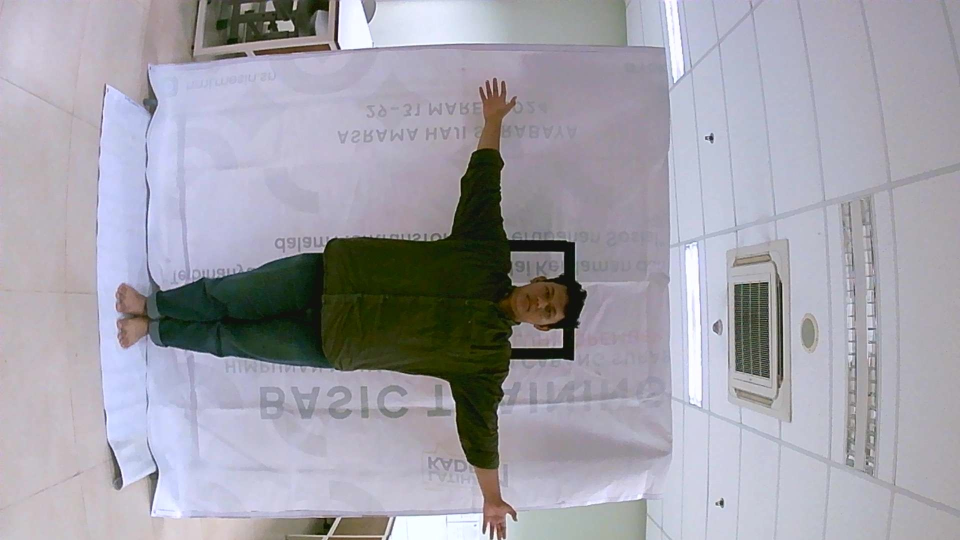
#> input picture Raw_data/Abi.jpg, 1920 x 1080 px, found by its file name (shown at 1/2 size)
$ python antropo.py
#> lines starting #> are read from the running program, lines starting #| are printed output that depends on the picture; after the words box and inside, x2 and y2 are one past the last pixel; in counts of white or black regions, pixels touching at a corner belong together
import cv2
import numpy as np
import mediapipe as mp

def load_hsv_ranges(file_path):
    with open(file_path, 'r') as file:
        lines = file.readlines()
        min_hue_temp = int(lines[0].split('=')[1])
        max_hue_temp = int(lines[1].split('=')[1])
        min_saturation_temp = int(lines[2].split('=')[1])
        max_saturation_temp = int(lines[3].split('=')[1])
        min_value_temp = int(lines[4].split('=')[1])
        max_value_temp = int(lines[5].split('=')[1])
    return min_hue_temp, max_hue_temp, min_saturation_temp, max_saturation_temp, min_value_temp, max_value_temp

def detect_color(frame, min_hue, max_hue, min_saturation, max_saturation, min_value, max_value):
    hsv_frame = cv2.cvtColor(frame, cv2.COLOR_BGR2HSV)
    kernel = np.ones((5, 5), np.uint8)
    lower_bound = np.array([min_hue, min_saturation, min_value])
    upper_bound = np.array([max_hue, max_saturation, max_value])
    mask = cv2.inRange(hsv_frame, lower_bound, upper_bound)
    mask = cv2.morphologyEx(mask, cv2.MORPH_OPEN, kernel)
    mask = cv2.morphologyEx(mask, cv2.MORPH_CLOSE, kernel)
    return mask

def crop_image(main_frame, mask):
    frame = main_frame.copy()
    contours, _ = cv2.findContours(mask, cv2.RETR_EXTERNAL, cv2.CHAIN_APPROX_SIMPLE)
    if not contours:
        print("No contours found!")
        return None

    min_x, min_y, max_x, max_y = float('inf'), float('inf'), float('-inf'), float('-inf')
    for contour in contours:
        x, y, w, h = cv2.boundingRect(contour)
        cv2.rectangle(main_frame, (x, y), (x + w, y + h), (0, 255, 0), 2)
        min_x = min(min_x, x)
        min_y = min(min_y, y)
        max_x = max(max_x, x + w)
        max_y = max(max_y, y + h)

    if min_x < float('inf') and min_y < float('inf'):
        cv2.rectangle(main_frame, (min_x, min_y), (max_x, max_y), (0, 255, 255), 5)
        return frame[min_y:max_y+50, min_x:max_x]
    return None

def pose(landmarks, w, h):
    mp_drawing = mp.solutions.drawing_utils
    mp_pose = mp.solutions.pose

    # Left side landmarks
    LHip  = [landmarks[mp.solutions.pose.PoseLandmark.LEFT_HIP.value].x * w, landmarks[mp.solutions.pose.PoseLandmark.LEFT_HIP.value].y * h]
    LKnee = [landmarks[mp.solutions.pose.PoseLandmark.LEFT_KNEE.value].x * w, landmarks[mp.solutions.pose.PoseLandmark.LEFT_KNEE.value].y * h]
    LAnkle = [landmarks[mp.solutions.pose.PoseLandmark.LEFT_ANKLE.value].x * w, landmarks[mp.solutions.pose.PoseLandmark.LEFT_ANKLE.value].y * h]

    # Right side landmarks
    RHip  = [landmarks[mp.solutions.pose.PoseLandmark.RIGHT_HIP.value].x * w, landmarks[mp.solutions.pose.PoseLandmark.RIGHT_HIP.value].y * h]
    RKnee = [landmarks[mp.solutions.pose.PoseLandmark.RIGHT_KNEE.value].x * w, landmarks[mp.solutions.pose.PoseLandmark.RIGHT_KNEE.value].y * h]
    RAnkle = [landmarks[mp.solutions.pose.PoseLandmark.RIGHT_ANKLE.value].x * w, landmarks[mp.solutions.pose.PoseLandmark.RIGHT_ANKLE.value].y * h]

    # Shoulder landmarks
    LShoulder = [landmarks[mp.solutions.pose.PoseLandmark.LEFT_SHOULDER.value].x * w, landmarks[mp.solutions.pose.PoseLandmark.LEFT_SHOULDER.value].y * h]
    RShoulder = [landmarks[mp.solutions.pose.PoseLandmark.RIGHT_SHOULDER.value].x * w, landmarks[mp.solutions.pose.PoseLandmark.RIGHT_SHOULDER.value].y * h]

    # Elbow landmarks
    LElbow = [landmarks[mp.solutions.pose.PoseLandmark.LEFT_ELBOW.value].x * w, landmarks[mp.solutions.pose.PoseLandmark.LEFT_ELBOW.value].y * h]
    RElbow = [landmarks[mp.solutions.pose.PoseLandmark.RIGHT_ELBOW.value].x * w, landmarks[mp.solutions.pose.PoseLandmark.RIGHT_ELBOW.value].y * h]

    # Elbow landmarks
    LWrist = [landmarks[mp.solutions.pose.PoseLandmark.LEFT_WRIST.value].x * w, landmarks[mp.solutions.pose.PoseLandmark.LEFT_ELBOW.value].y * h]
    RWrist = [landmarks[mp.solutions.pose.PoseLandmark.RIGHT_ELBOW.value].x * w, landmarks[mp.solutions.pose.PoseLandmark.RIGHT_ELBOW.value].y * h]

    return False

def main():
    image_path = "./Raw_data/abi.jpg"  # Replace with your image file path
    frame = cv2.imread(image_path)
#> frame is the input picture: shape (1080, 1920, 3); mean B, G, R 169.8, 160.5, 161.8
    if frame is None:
        print("Error: Could not load image.")
        return

    frame = cv2.resize(frame, (frame.shape[1] // 2, frame.shape[0] // 2))
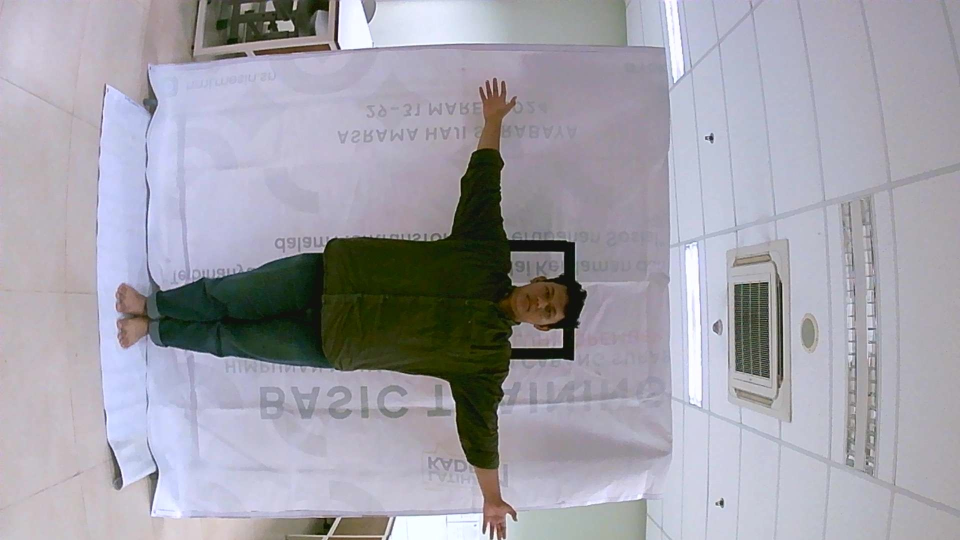
#> frame: shape (540, 960, 3); mean B, G, R 169.9, 160.6, 162
    frame = cv2.rotate(frame, cv2.ROTATE_90_COUNTERCLOCKWISE)
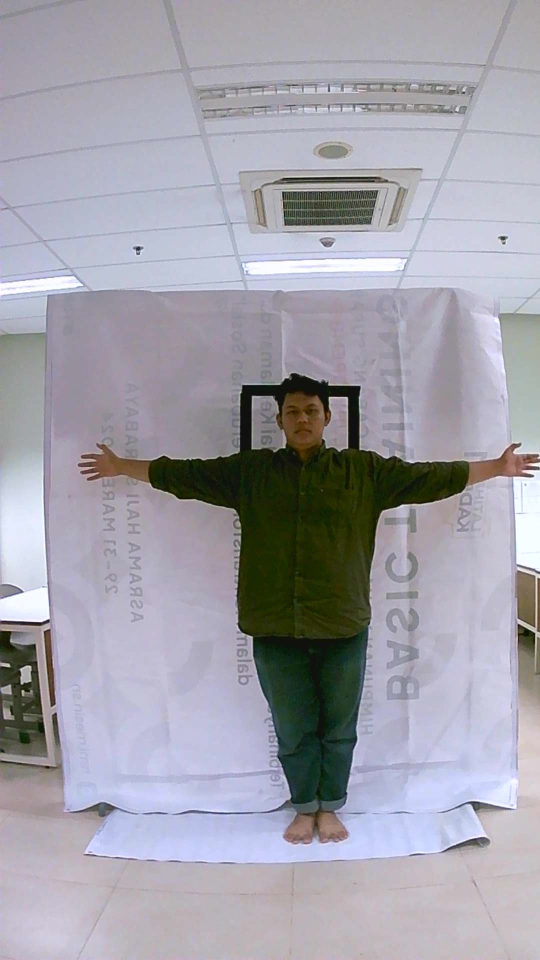
#> frame: shape (960, 540, 3); mean B, G, R 169.9, 160.6, 162

    min_hue_temp, max_hue_temp, min_saturation_temp, max_saturation_temp, min_value_temp, max_value_temp = load_hsv_ranges("color.txt")
#> (reads color.txt from the repository)
    mask = detect_color(frame, min_hue_temp, max_hue_temp, min_saturation_temp, max_saturation_temp, min_value_temp, max_value_temp)
#> in detect_color, `hsv_frame = cv2.cvtColor(frame, cv2.COLOR_BGR2HSV)`: hsv_frame: shape (960, 540, 3); mean H, S, V 114.1, 38.7, 174.2
#> in detect_color, `mask = cv2.inRange(hsv_frame, lower_bound, upper_bound)`:
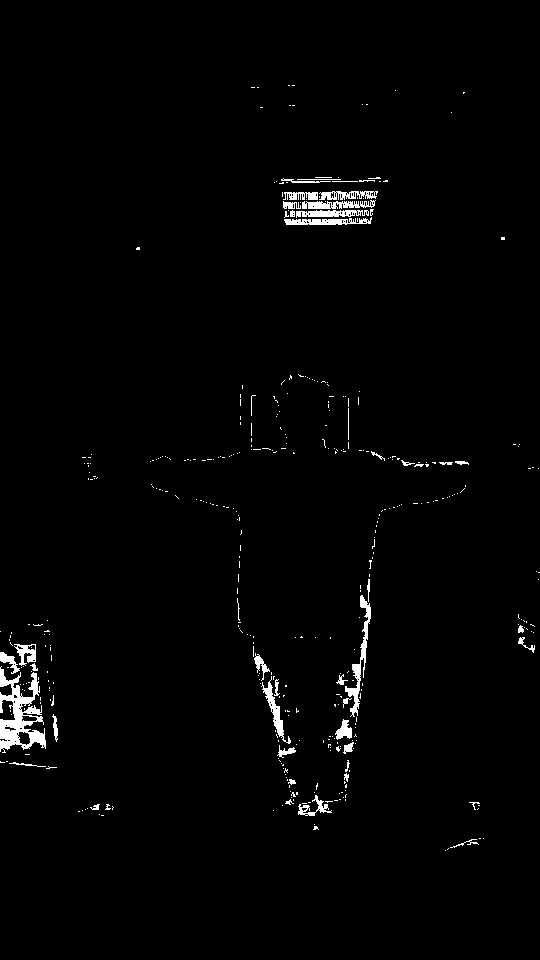
#> mask: shape (960, 540); 1.6% white; 418 white regions (373 under 20 px), largest, box (x1, y1, x2, y2) and area: (0, 666, 46, 753) 1826, (345, 595, 371, 717) 702, (284, 217, 372, 225) 429
#> in detect_color, `mask = cv2.morphologyEx(mask, cv2.MORPH_OPEN, kernel)`:
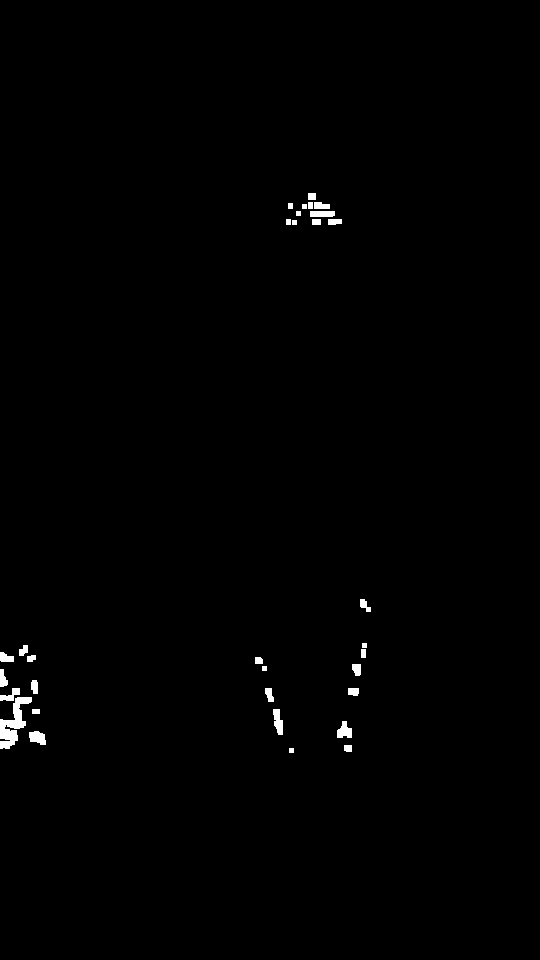
#> mask: shape (960, 540); 0.59% white; 32 white regions, largest, box (x1, y1, x2, y2) and area: (0, 697, 32, 749) 732, (273, 709, 283, 735) 180, (29, 731, 46, 745) 177
#> in detect_color, `mask = cv2.morphologyEx(mask, cv2.MORPH_CLOSE, kernel)`: mask: shape (960, 540); 0.63% white; 20 white regions
    crop_frame = crop_image(frame, mask)
#> in crop_image, `contours, _ = cv2.findContours(mask, cv2.RETR_EXTERNAL, cv2.CHAIN_APPR..`: contours = 20 contours, 1 with area under 20; largest, box (x1, y1, x2, y2) and area: (0, 688, 32, 749) 833, (302, 193, 342, 225) 520, (337, 721, 352, 738) 156, (29, 731, 46, 745) 151, (273, 709, 283, 735) 150
#> the loop in crop_image, `for contour in contours:` made 20 passes
#> (x, y, w, h, min_x, min_y, max_x) on passes 2, 3, 4, 5, 7, 8, 9, 10, 11, 12, 13, 14: (344, 745, 8, 7, 289, 745, 352), (29, 731, 17, 14, 29, 731, 352), (337, 721, 15, 17, 29, 721, 352), (273, 709, 10, 26, 29, 709, 352), (348, 688, 11, 8, 29, 688, 359), (265, 688, 9, 14, 29, 688, 359), (0, 688, 32, 61, 0, 688, 359), (31, 680, 7, 14, 0, 680, 359), (0, 669, 8, 18, 0, 669, 359), (352, 664, 9, 12, 0, 664, 361), (255, 657, 12, 14, 0, 657, 361), (0, 652, 14, 10, 0, 652, 361)
#> (contour, x, y, w, h, min_x, min_y, max_x) on passes 1, 6, 19: ([[289, 748], [289, 752], [293, 752], [293, 748]], 289, 748, 5, 5, 289, 748, 294), ([[32, 709], [32, 713], [39, 713], [39, 709]], 32, 709, 8, 5, 29, 709, 352), ([[288, 203], [288, 208], [292, 208], [292, 203]], 288, 203, 5, 6, 0, 203, 371)
#> in crop_image, `cv2.rectangle(main_frame, (min_x, min_y), (max_x, max_y), (0, 255, 255..`:
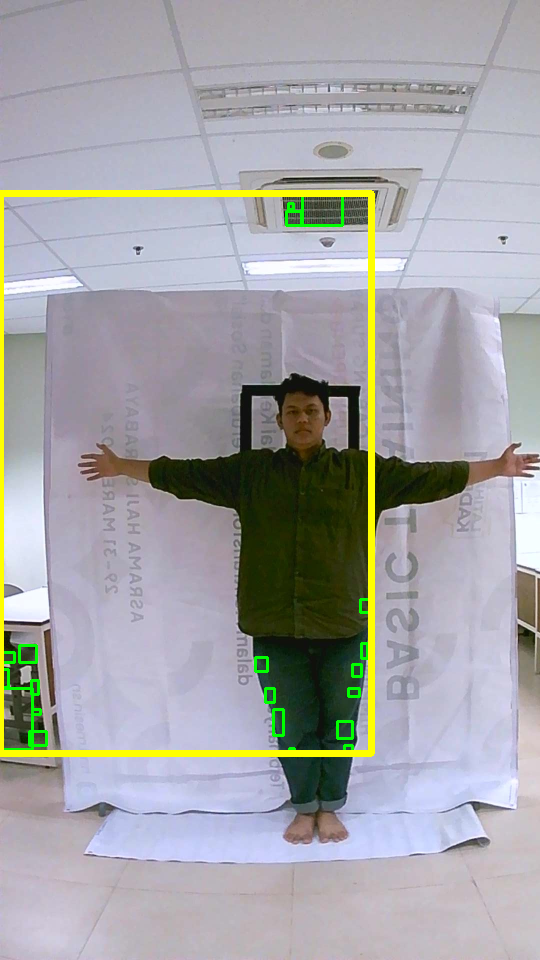
#> main_frame: shape (960, 540, 3); mean B, G, R 166.1, 163.8, 164
#> in crop_image, `return frame[min_y:max_y+50, min_x:max_x]`:
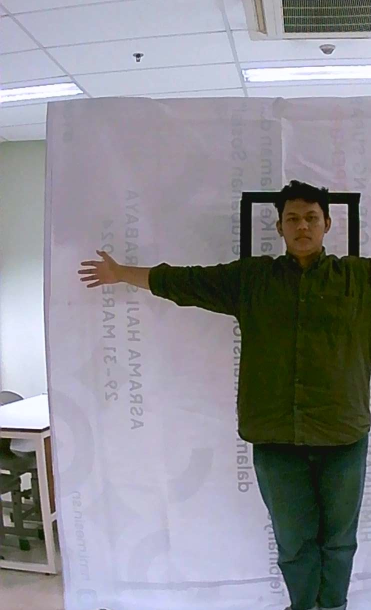
#> returned value: shape (610, 371, 3); mean of channels 0, 1, 2 146.4, 140.2, 140.2; drawn as B, G, R


    cv2.imshow('Image Viewer', frame)
    cv2.imshow('Binary Mask', mask)
    if crop_frame is not None:
        cv2.imshow('Cropped Image', crop_frame)

    cv2.waitKey(0)
    cv2.destroyAllWindows()

if __name__ == "__main__":
    main()
